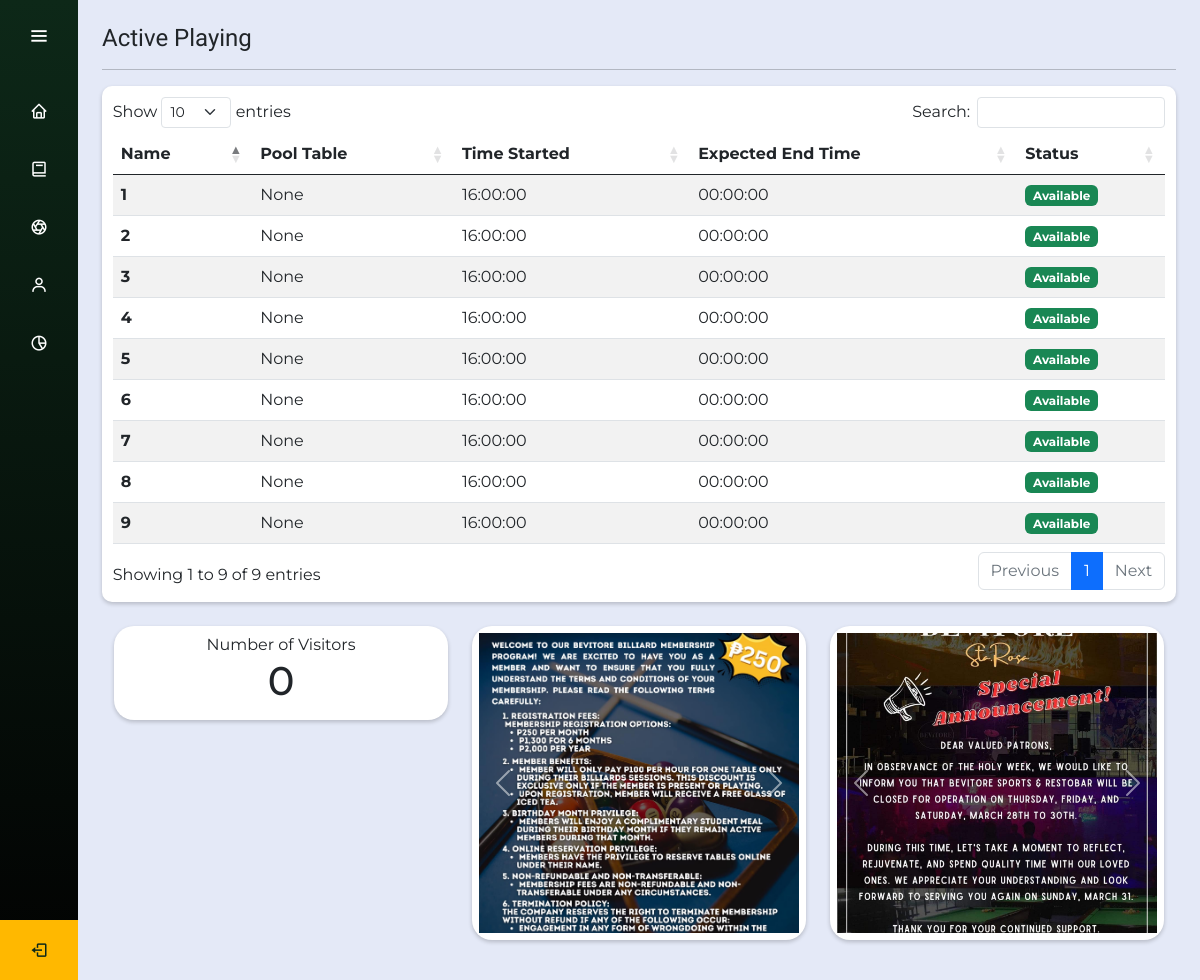
The app's page /dashboard.php (signed in) with its own data.
### tables this page shows
CREATE TABLE `pool_tables` (
  `poolTableID` int(11) NOT NULL,
  `poolTableNumber` int(11) NOT NULL,
  `poolTableStatus` enum('Done','Reserved','Playing','Waiting','Available') NOT NULL,
  `customerName` varchar(50) NOT NULL,
  `timeStarted` timestamp NOT NULL DEFAULT CURRENT_TIMESTAMP ON UPDATE CURRENT_TIMESTAMP,
  `timeEnd` timestamp NOT NULL DEFAULT '0000-00-00 00:00:00'
);

### get_data_from_database/get_pool_table_info.php (called while the page is built)
<?php
$getPoolTableInfoQuery = "SELECT * FROM pool_tables";
$poolTablesConn = mysqli_query($conn,$getPoolTableInfoQuery);
$arrayPoolTables = array();
    while($onerowPT = mysqli_fetch_assoc($poolTablesConn)){
        $arrayPoolTables[] = $onerowPT;
    }
?>

### get_data_from_database/get_walk_in.php (called while the page is built, shortened)
<?php
$getWalkinDetailsQuery = "SELECT * FROM pool_table_walk_in";
$walkinDetailsConn = mysqli_query($conn,$getWalkinDetailsQuery);

### get_data_from_database/get_reservation_info.php (called while the page is built, shortened)
<?php
$getReservationInfoQuery = "SELECT * FROM pool_table_reservation";
$reservationInfoConn = mysqli_query($conn,$getReservationInfoQuery);
?>

### dashboard.php (the view, shortened to what this page needs)
<?php
include "connect_database.php";
include "get_data_from_database/get_pool_table_info.php";
include "get_data_from_database/get_walk_in.php";
include "get_data_from_database/get_reservation_info.php";
$visitors = mysqli_num_rows($walkinDetailsConn) + mysqli_num_rows($reservationInfoConn);
if(isset($_SESSION["userSuperAdminID"])){
?>
<!DOCTYPE html>
<html lang="en" dir="ltr">
<head>
  <link href="https://unpkg.com/boxicons@2.0.7/css/boxicons.min.css" rel="stylesheet" />
  <link href="https://cdn.jsdelivr.net/npm/bootstrap@5.0.2/dist/css/bootstrap.min.css" rel="stylesheet" />
  <link rel="stylesheet" href="https://cdnjs.cloudflare.com/ajax/libs/twitter-bootstrap/5.3.0/css/bootstrap.min.css" />
  <link rel="stylesheet" href="https://cdn.datatables.net/1.11.5/css/dataTables.bootstrap5.min.css" />
  <link rel="stylesheet" href="./css/sidebar.css" />
  <link rel="stylesheet" href="./css/style.css" />
</head>
<body class="body">
  <div class="sidebar">
    <div class="logo-details">
      <i class="bx bx-menu" id="btn"></i>
    </div>
    <ul class="nav-list">
      <li>
        <a href="dashboard.php">
          <i class="bx bx-home"></i>
        </a>
      </li>
      <li>
        <a href="reservations_viewing.php">
          <i class="bx bx-book"></i>
        </a>
      </li>
      <li>
        <a href="service management.php">
          <i class="bx bx-aperture"></i>
        </a>
      </li>
      <li class="nav-item dropdown">
        <a class="nav-link" href="#" id="profileDropdown" role="button" data-bs-toggle="dropdown" aria-expanded="false">
          <i class="bx bx-user"></i>
        </a>
      </li>
      <li>
        <a href="reports.php">
          <i class="bx bx-pie-chart-alt-2"></i>
        </a>
      </li>
      <li class="profile">
        <div class="profile-details">
          <div class="name_job">
            <div class="name">Prem Shahi</div>
            <div class="job">Web designer</div>
          </div>
        </div>
        <a href="logout.php">
          <i class="bx bx-log-out" id="log_out"></i>
        </a>
      </li>
    </ul>
  </div>
  <section class="home-section">
    <h4 class="krona-one-regular">Active Playing</h4>
    <hr class="my-4 mb-3 mt-3">
    <div class="container-fluid dashboard-square-kebab" id="home-active-playing">
      <table id="example" class="table table-striped" style="width: 100%">
        <thead>
          <tr>
            <th>Name</th>
            <th>Pool Table</th>
            <th>Time Started</th>
            <th>Expected End Time</th>
            <th>Status</th>
          </tr>
        </thead>
        <tbody>
        <?php foreach($arrayPoolTables as $poolTables){
              if($poolTables['customerName'] == NULL){
                $customerName = "None";
              }
              else{ $customerName = $poolTables['customerName']; }
              $poolTableStatus = $poolTables['poolTableStatus']; $poolTableNumber = $poolTables['poolTableNumber'];
              $timeStarted = explode(' ',$poolTables['timeStarted']);
              $timeEnd = explode(' ',$poolTables['timeEnd']);
            ?>
            <tr>
              <th><?php echo $poolTableNumber;?></th>
              <td><?php echo $customerName;?></td>
              <td><?php echo $timeStarted[1];?></td>
              <td><?php echo $timeEnd[1];?></td>
              <?php
                if($poolTableStatus == "Done" || $poolTableStatus == "Available"){
                  $status = "badge bg-success";
                }
              ?>
              <td><span class="<?php echo $status;?>"><?php echo $poolTableStatus;?></span></td>
            </tr>
            <?php }?>
        </tbody>
      </table>
    </div>
    <div class="container-fluid mt-4">
      <div class="row justify-content-center text-center">
        <div class="col-md-4 mb-3">
          <div class="dashboard-square-kebab">
            Number of Visitors
            <h1><?php echo $visitors;?></h1>
          </div>
        </div>
        <div class="col-md-4 mb-3">
          <div class="dashboard-square-kebab">
            <div id="service-carousel" class="carousel slide carousel-height" data-bs-ride="carousel">
              <div class="carousel-inner">
                <div class="carousel-item active">
                  <img src="./images/Services/Membership.jpg" class="d-block w-100" alt="..." />
                </div>
              </div>
              <button class="carousel-control-prev" type="button" data-bs-target="#service-carousel"
                data-bs-slide="prev">
                <span class="carousel-control-prev-icon" aria-hidden="true"></span>
              </button>
              <button class="carousel-control-next" type="button" data-bs-target="#service-carousel"
                data-bs-slide="next">
                <span class="carousel-control-next-icon" aria-hidden="true"></span>
              </button>
            </div>
          </div>
        </div>
        <div class="col-md-4 mb-3">
          <div class="dashboard-square-kebab">
            <div id="pubmat-carousel" class="carousel slide carousel-height" data-bs-ride="carousel">
              <div class="carousel-inner">
                <div class="carousel-item active">
                  <img src="./images/Pubmats/434190531_386131807641129_6896777236919307809_n.jpg" class="d-block w-100"
                    alt="..." />
                </div>
              </div>
              <button class="carousel-control-prev" type="button" data-bs-target="#pubmat-carousel"
                data-bs-slide="prev">
                <span class="carousel-control-prev-icon" aria-hidden="true"></span>
              </button>
              <button class="carousel-control-next" type="button" data-bs-target="#pubmat-carousel"
                data-bs-slide="next">
                <span class="carousel-control-next-icon" aria-hidden="true"></span>
              </button>
            </div>
          </div>
        </div>
      </div>
    </div>
  </section>
</body>
</html>
<?php } else{
header("location:login.php");
die();
}?>

### css/sidebar.css (style rules this page uses)
.sidebar { position: fixed; left: 0; top: 0; height: 100%; width: 78px; background-image: linear-gradient(to bottom, #0D2818, #020202); padding: 6px 14px; z-index: 99; transition: all 0.5s ease; }
.sidebar .logo-details { height: 60px; display: flex; align-items: center; position: relative; }
.sidebar .logo-details #btn { position: absolute; top: 50%; right: 0; transform: translateY(-50%); font-size: 22px; transition: all 0.4s ease; font-size: 23px; text-align: center; cursor: pointer; transition: all 0.5s ease; }
.sidebar i { color: #fff; height: 60px; min-width: 50px; font-size: 28px; text-align: center; line-height: 60px; }
.sidebar .nav-list { margin-top: 20px; padding: 0%; height: 100%; }
.sidebar li { position: relative; list-style: none; margin: 8px 0; }
.sidebar li a { display: flex; height: 100%; width: 100%; border-radius: 12px; align-items: center; text-decoration: none; transition: all 0.4s ease; }
.sidebar li i { height: 50px; line-height: 50px; font-size: 18px; border-radius: 12px; }
.sidebar li.profile { position: fixed; height: 60px; width: 78px; left: 0; bottom: -8px; padding: 10px 14px; background: #FFB800; transition: all 0.5s ease; overflow: hidden; }
.sidebar li .profile-details { display: flex; align-items: center; flex-wrap: nowrap; }
.sidebar li.profile .name, .sidebar li.profile .job { font-size: 15px; font-weight: bold; color: #0D2818; white-space: nowrap; }
.sidebar li.profile .job { font-size: 12px; }
.sidebar .profile #log_out { position: absolute; top: 50%; right: 0; transform: translateY(-50%); background: #FFB800; width: 100%; height: 60px; line-height: 60px; border-radius: 0px; transition: all 0.5s ease; color: #0D2818; }
.home-section { position: relative; background: #E4E9F7; top: 0; left: 78px; width: calc(100% - 78px); transition: all 0.5s ease; z-index: 2; }

### css/style.css (style rules this page uses)
body { font-family: "Montserrat", sans-serif; background-color: #E4E9F7; min-height: 100vh; padding: 2%; }
span { color: #FF0000; }
.krona-one-regular { font-family: "Krona One", sans-serif; font-weight: 400; font-style: normal; }
#home-active-playing, #home-number-of-customers, #home-services, #home-pubmats { background-color: #fff; border-radius: 10px; padding: 1%; }
.carousel-height .carousel-item { height: 300px; height: 300px; overflow: hidden; }
.carousel-height .carousel-item img { height: 100%; width: 100%; object-fit: cover; }
.dashboard-square-kebab { padding: 2%; background-color: #fff; border-radius: 20px; box-shadow: 0 2px 4px rgba(0, 0, 0, 0.2); }

### records on screen
pool_tables: poolTableNumber "1", customerName "None", timeStarted "16:00:00", timeEnd "00:00:00", poolTableStatus "Available"
pool_tables: poolTableNumber "2", customerName "None", timeStarted "16:00:00", timeEnd "00:00:00", poolTableStatus "Available"
pool_tables: poolTableNumber "3", customerName "None", timeStarted "16:00:00", timeEnd "00:00:00", poolTableStatus "Available"
pool_tables: poolTableNumber "4", customerName "None", timeStarted "16:00:00", timeEnd "00:00:00", poolTableStatus "Available"
pool_tables: poolTableNumber "5", customerName "None", timeStarted "16:00:00", timeEnd "00:00:00", poolTableStatus "Available"
pool_tables: poolTableNumber "6", customerName "None", timeStarted "16:00:00", timeEnd "00:00:00", poolTableStatus "Available"
pool_tables: poolTableNumber "7", customerName "None", timeStarted "16:00:00", timeEnd "00:00:00", poolTableStatus "Available"
pool_tables: poolTableNumber "8", customerName "None", timeStarted "16:00:00", timeEnd "00:00:00", poolTableStatus "Available"
pool_tables: poolTableNumber "9", customerName "None", timeStarted "16:00:00", timeEnd "00:00:00", poolTableStatus "Available"

### other values on screen
$visitors "0"
